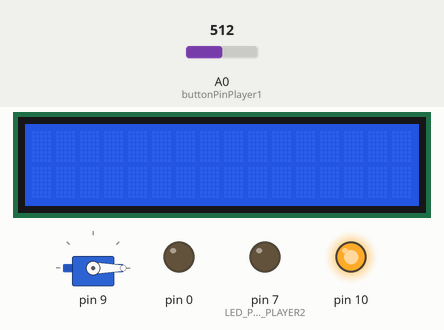
Recording of a program running on a simulated Arduino Uno, built with avr-gcc and run on an emulated ATmega328P. On the bench: 16×2 character LCD, servo, output pins drawn as LEDs (lit = HIGH). The inputs (shaded band) are chosen by the test bench; at power-on: A0 (buttonPinPlayer1) = 512.

Above: at 0.2 s.
Timing chart, 0 to 1.7 s (numbered marks = the images above):
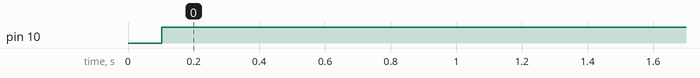

Measured:
- by itself, pin 10: LOW → HIGH at 0.10 s

The program:

main.cpp
```cpp
#include <Arduino.h>
#include "ButtonLEDController.h"
#include "SPICommunication.h"
#include "Configuration.h"

void setup() {
    setupSPI(spi);
    randomSeed(analogRead(0));
}

void loop() {
    int command = spi.receiveData();

    switch (command) {
        case ENTER_NAMES:
            if (Serial.available()) {
                String name = Serial.readStringUntil('\n');
                char buffer[32];
                name.toCharArray(buffer, sizeof(buffer));

                for (int i = 0; i < strlen(buffer); i++) {
                    spi.sendData(buffer[i]);
                }
                spi.sendData('\0');
            }
            break;

        case SELECTING_PLAYER: {
            int button1 = buttonLEDControllerPlayer1.readButton();
            int button2 = buttonLEDControllerPlayer2.readButton();

            if (button1 != -1) {
                spi.sendData(1);
            } else if (button2 != -1) {
                spi.sendData(2);
            }
            break;
        }

        case ROUND_COUNTDOWN:

            break;

        default:
            if (command >= RED && command <= BLUE) {
                setRGBColor(RGB_PIN_PLAYER1_RED, RGB_PIN_PLAYER1_GREEN, RGB_PIN_PLAYER1_BLUE, static_cast<Color>(command)); // Set RGB color
                unsigned long reactionStart = millis();
                while (true) {
                    int button = buttonLEDControllerPlayer1.readButton();
                    if (button == command) { // Correct button pressed
                        unsigned long reactionTime = millis() - reactionStart;
                        spi.sendData(reactionTime); // Send reaction time to Master
                        break;
                    }
                }
                clearRGBColor(RGB_PIN_PLAYER1_RED, RGB_PIN_PLAYER1_GREEN, RGB_PIN_PLAYER1_BLUE); // Clear the RGB color
            }
            break;
    }
}
```

ButtonLEDController.h
```cpp
#ifndef BUTTONLEDCONTROLLER_H
#define BUTTONLEDCONTROLLER_H

#include <Arduino.h>

class Controls {
public:
    Controls(const int ledPins[6]);
    int readButton();
    void setLED(int index, bool state);
    void resetLEDS(int index);

private:
    int ledPins[3];
    const int buttonPinPlayer1 = A0;
    const int buttonPinPlayer2 = A1;


    const int buttonRangesPlayer1[3][2] = {
        //TREBUIE TESTATE SI ADAUGATE VALORILE BUNE PENTRU BUTOANE
        {1009, 1020},
        {999, 1007},
        {984, 997}
    };

    const int buttonRangesPlayer2[3][2] = {
    //TREBUIE TESTATE SI ADAUGATE VALORILE BUNE PENTRU BUTOANE
        {953, 982},
        {910, 951},
        {870, 905}
    };

    unsigned long lastDebounceTime[6];
    const unsigned long debounceDelay = 50;
};

#endif
```

Display.h
```cpp
#ifndef DISPLAY_H
#define DISPLAY_H

#include <Arduino.h>
#include <LiquidCrystal.h>

class Display {
public:
    Display(uint8_t rs, uint8_t enable, uint8_t d4, uint8_t d5, uint8_t d6, uint8_t d7);
    void showWelcomeMessage();
    void setCountdown(int countdownTime);
    void clearCountdown();
    void setPlayerNames(const String &name1, const String &name2);
    void updateScore(int score1, int score2);
    void showWinner(int winner);
    void print(const String &message);

private:
    LiquidCrystal lcd;
};

#endif
```

Game.h
```cpp
#ifndef GAME_H
#define GAME_H

#include "Arduino.h"
#include <Display.h>


enum Color {
    RED,
    GREEN,
    BLUE
};

enum GameState {
    IDLE = -1,
    ENTER_NAMES = 1,
    SELECTING_PLAYER = 2,
    ROUND_COUNTDOWN = 3,
    RUNNING_PLAYER1 = 4,
    RUNNING_PLAYER2 = 5,
    ROUND_OVER = 6,
    GAME_OVER = 7,
    GAME_END_SCREEN = 8
};

class Game {
public:
    Game();

    void startGame();
    void endGame();
    void startNextRoundCountdown();
    void stopRound();
    void nextRound();
    int calculateScore(unsigned long reactionTime);
    void updateScore(int player1Score, int player2Score);

private:
    GameState currentState;
    String player1Name;
    String player2Name;
    int player1Score;
    int player2Score;
    int currentRound;
    Display& display;
};

#endif
```

SPICommunication.h
```cpp
#ifndef SPICOMMS_H
#define SPICOMMS_H

#include <SPI.h>

class SPIComms {
public:
    SPIComms();
    void sendData(uint8_t data);
    uint8_t receiveData();

private:
    void setupSPI();
};

#endif
```

ServoController.h
```cpp
#ifndef SERVOCONTROLLER_H
#define SERVOCONTROLLER_H

#include <Servo.h>

class ServoController {
public:
    ServoController(int servoPin);
    void setPosition(int angle);
    void resetPosition();

private:
    Servo servo;
    int servoPin;
};

#endif
```

ButtonLEDController.cpp
```cpp
#include "ButtonLEDController.h"

Controls::Controls(const int ledPins[6]) {
    for (int i = 0; i < 6; i++) {
        if (ledPins[i] < 0) continue; // Avoid invalid entries
        this->ledPins[i] = ledPins[i];
        pinMode(ledPins[i], OUTPUT);
        lastDebounceTime[i] = 0;
    }
}


int Controls::readButton() {
    int buttonValuePlayer1 = analogRead(buttonPinPlayer1);
    int buttonValuePlayer2 = analogRead(buttonPinPlayer2);

    for (int i = 0; i < 3; i++) {
        if (buttonValuePlayer1 >= buttonRangesPlayer1[i][0] && buttonValuePlayer1 <= buttonRangesPlayer1[i][1]) {
            if ((millis() - lastDebounceTime[i]) > debounceDelay) {
                lastDebounceTime[i] = millis();
                return i;
            }
        }
    }

    for (int i = 3; i < 6; i++) {
        if (buttonValuePlayer2 >= buttonRangesPlayer2[i][0] && buttonValuePlayer2 <= buttonRangesPlayer2[i][1]) {
            if ((millis() - lastDebounceTime[i]) > debounceDelay) {
                lastDebounceTime[i] = millis();
                return i;
            }
        }
    }

    return -1;
}

void Controls::setLED(int index, bool state) {
    if (index >= 0 && index < 6) {
        digitalWrite(ledPins[index], state ? HIGH : LOW);
    }
}

void Controls::resetLEDS(int index){
    if (index >= 0 && index < 6){
        digitalWrite(ledPins[index], LOW);
    }
}
```

Display.cpp
```cpp
#include "Display.h"
#include "Configuration.h"

extern String player1Name;
extern String player2Name;

Display::Display(uint8_t rs, uint8_t enable, uint8_t d4, uint8_t d5, uint8_t d6, uint8_t d7)
    : lcd(rs, enable, d4, d5, d6, d7) {
    lcd.begin(16, 2);
}

void Display::showWelcomeMessage() {
    lcd.clear();
    lcd.print("Welcome to the game!");
}

void Display::setPlayerNames(const String &name1, const String &name2) {
    player1Name = name1;
    player2Name = name2;
}

void Display::updateScore(int score1, int score2) {
    lcd.clear();
    lcd.setCursor(0, 0);
    lcd.print(player1Name + ": ");
    lcd.print(score1);
    lcd.setCursor(0, 1);
    lcd.print(player2Name + ": ");
    lcd.print(score2);
}

void Display::showWinner(int winner) {
    lcd.clear();
    lcd.print("Winner: ");
    lcd.print(winner == 0 ? player1Name : player2Name);

}

void Display::print(const String &message) {
    lcd.clear();
    lcd.print(message);
}

void Display::setCountdown(int countdownTime) {
    lcd.setCursor(0, 1);
    lcd.print("Countdown: ");
    lcd.print(countdownTime);
}

void Display::clearCountdown() {
    lcd.setCursor(0, 1);
    lcd.print("            ");
}
```

Game.cpp
```cpp
/*for game logic, score and rounds*/

#include "Arduino.h"
#include <Game.h>
#include <Configuration.h>
#include <Display.h>

Game::Game() : currentState(IDLE), player1Name("Player 1"),
      player2Name("Player 2"),
      player1Score(0),
      player2Score(0),
      currentRound(0){}

void Game::startGame() {
    currentRound = 0;
    player1Score = 0;
    player2Score = 0;
    display.print("Before starting, u can enter player names or type skip.");
    currentState = ENTER_NAMES;
}

void Game::endGame() {
    if (player1Score > player2Score){
        winner = 0;
        display.showWinner(winner);
    } else if(player1Score < player2Score) {
        winner = 1;
        display.showWinner(winner);
    } else if(player1Score == player2Score) {
        display.print("It's a tie!");
    }
    gameState = GAME_END_SCREEN;
}

void Game::nextRound() {
    currentRound = currentRound + 1;
    if (currentRound <= 3) {
        startNextRoundCountdown();
    }

}

int Game::calculateScore(unsigned long reactionTime) {
    if (reactionTime > maxReactionTime) return minScore;
    return map(reactionTime, 0, maxReactionTime, maxScore, minScore);
}

void Game::startNextRoundCountdown() {
    display.print("Round " + String(currentRound) + " is starting in 5 seconds...");
    roundStartTime = millis();
    gameState = ROUND_COUNTDOWN;
}
```

SPICommunication.cpp
```cpp
#include "SPICommunication.h"

SPIComms::SPIComms() {
    setupSPI();
}

void SPIComms::setupSPI() {
    SPI.begin();
    pinMode(SS, OUTPUT);
    digitalWrite(SS, HIGH);
}

void SPIComms::sendData(uint8_t data) {
    digitalWrite(SS, LOW);
    SPI.transfer(data);
    digitalWrite(SS, HIGH);
}

uint8_t SPIComms::receiveData() {
    digitalWrite(SS, LOW);
    uint8_t receivedData = SPI.transfer(0x00);
    digitalWrite(SS, HIGH);
    return receivedData;
}
```

ServoController.cpp
```cpp
/* everything u need to control the servo motor*/

#include "ServoController.h"

ServoController::ServoController(int servoPin) : servoPin(servoPin) {
    servo.attach(servoPin);
    resetPosition();
}

void ServoController::setPosition(int angle) {
    servo.write(angle);
}

void ServoController::resetPosition() {
    servo.write(0);
}
```

Configuration.h
```cpp
#ifndef CONFIGURATION_H
#define CONFIGURATION_H

#include <Arduino.h>
#include <SPICommunication.h>
#include <ButtonLEDController.h>
#include <Game.h>
#include <Display.h>
#include <ServoController.h>

void setupSPI(SPIComms &spi);
void setupControls(Controls &controlsPlayer1, Controls &controlsPlayer2);
void initializeGame(Game &game);
void setRGBColor(const int rgbPinRed, const int rgbPinGreen, const int rgbPinBlue, Color color);
void clearRGBColor(const int rgbPinRed, const int rgbPinGreen, const int rgbPinBlue);

extern bool gameRunning;
extern unsigned long lastDebounceTime;
extern const unsigned long debounceDelay;

extern const int LED_PINS_PLAYER1[3];
extern const int LED_PINS_PLAYER2[3];
extern const int RGB_PIN_PLAYER1_RED;
extern const int RGB_PIN_PLAYER2_RED;
extern const int RGB_PIN_PLAYER1_GREEN;
extern const int RGB_PIN_PLAYER1_BLUE;
extern const int RGB_PIN_PLAYER2_BLUE;
extern const int RGB_PIN_PLAYER2_GREEN;

extern Game game;
extern Controls buttonLEDControllerPlayer1;
extern Controls buttonLEDControllerPlayer2;
extern SPIComms spi;

extern unsigned long welcomeMessageStartTime;
extern const unsigned long welcomeMessageDuration;
extern unsigned long endMessageStartTime;
extern const unsigned long endMessageDuration;
extern unsigned long roundStartTime;
extern const unsigned long roundCountdownDuration;
extern unsigned long reactionStartTime;
extern unsigned long roundTimerStart;
extern const unsigned long maxRoundTime;
extern int countdownTime;
extern int currentRound;

extern String player1Name;
extern String player2Name;
extern bool nameEntryComplete;
extern bool isEnteringPlayer1;

extern GameState gameState;
extern Color currentColor;
extern bool player1Starts;
extern int player1Score;
extern int player2Score;
extern int winner;

extern const int maxScore;
extern const int minScore;
extern const unsigned long maxReactionTime;
extern bool gameStarted;
#endif
```

Configuration.cpp
```cpp
#include "Configuration.h"
#include <Display.h>
#include <ServoController.h>

bool gameRunning = false;
unsigned long lastDebounceTime = 0;
const unsigned long debounceDelay = 50;

const int LED_PINS_PLAYER1[3] = {3, 4, 5};
const int LED_PINS_PLAYER2[3] = {6, 7, 8};
const int RGB_PIN_PLAYER1_RED = A2;
const int RGB_PIN_PLAYER1_GREEN = A3;
const int RGB_PIN_PLAYER1_BLUE = A4;
const int RGB_PIN_PLAYER2_BLUE = A5;
const int RGB_PIN_PLAYER2_RED = 2;
const int RGB_PIN_PLAYER2_GREEN = 1;

Game game;
Display display(8, 6, 5, 4, 3, 2);
Controls buttonLEDControllerPlayer1(LED_PINS_PLAYER1);
Controls buttonLEDControllerPlayer2(LED_PINS_PLAYER2);
SPIComms spi;
ServoController motor(9);

unsigned long welcomeMessageStartTime = 0;
const unsigned long welcomeMessageDuration = 5000;
unsigned long endMessageStartTime = 0;
const unsigned long endMessageDuration = 5000;
unsigned long roundStartTime = 0;
const unsigned long roundCountdownDuration = 5000;
unsigned long reactionStartTime = 0;
unsigned long roundTimerStart = 0;
const unsigned long maxRoundTime = 30000;
int countdownTime = 5;
int currentRound = 0;

String player1Name = "";
String player2Name = "";
bool nameEntryComplete = false;
bool isEnteringPlayer1 = true;

GameState gameState = IDLE;
Color currentColor;
bool player1Starts = true;
int player1Score = 0;
int player2Score = 0;
int winner = 0;

const int maxScore = 100;
const int minScore = 0;
const unsigned long maxReactionTime = 3000;
bool gameStarted = false;

void setupDisplay(Display &display) {
    display.showWelcomeMessage();
    delay(2000);
    display.updateScore(0, 0);
}

void setupSPI(SPIComms &spi) {
    spi.sendData(0);
}

void setupServo(ServoController &motor) {
    motor.resetPosition();
}

void setupControls(Controls &controlsPlayer1, Controls &controlsPlayer2) {
    for (int i = 0; i < 3; i++) {
        controlsPlayer1.resetLEDS(i);
        controlsPlayer2.resetLEDS(i);
    }
}

void initializeGame(Game &game) {
    game.startGame();
}

void setRGBColor(const int rgbPinRed,const int rgbPinGreen, const int rgbPinBlue, Color color) {


    // Ensure the RGB pins are within a valid range for PWM
    if (rgbPinRed >= 0 && rgbPinGreen >= 0 && rgbPinBlue >= 0 &&
        rgbPinRed <= 13 && rgbPinGreen <= 13 && rgbPinBlue <= 13) {

        switch (color) {
            case RED:
                analogWrite(rgbPinRed, 255);      // Red channel full intensity
                analogWrite(rgbPinGreen, 0);      // Green off
                analogWrite(rgbPinBlue, 0);       // Blue off
                break;
            case GREEN:
                analogWrite(rgbPinRed, 0);        // Red off
                analogWrite(rgbPinGreen, 255);    // Green full intensity
                analogWrite(rgbPinBlue, 0);       // Blue off
                break;
            case BLUE:
                analogWrite(rgbPinRed, 0);        // Red off
                analogWrite(rgbPinGreen, 0);      // Green off
                analogWrite(rgbPinBlue, 255);     // Blue full intensity
                break;
        }
    }
}

void clearRGBColor(const int rgbPinRed, const int rgbPinGreen, const int rgbPinBlue) {


    // Ensure the RGB pins are within a valid range for PWM
    if (rgbPinRed >= 0 && rgbPinGreen >= 0 && rgbPinBlue >= 0 &&
        rgbPinRed <= 13 && rgbPinGreen <= 13 && rgbPinBlue <= 13) {

        analogWrite(rgbPinRed, 0);
        analogWrite(rgbPinGreen, 0);
        analogWrite(rgbPinBlue, 0);
    }
}
```
